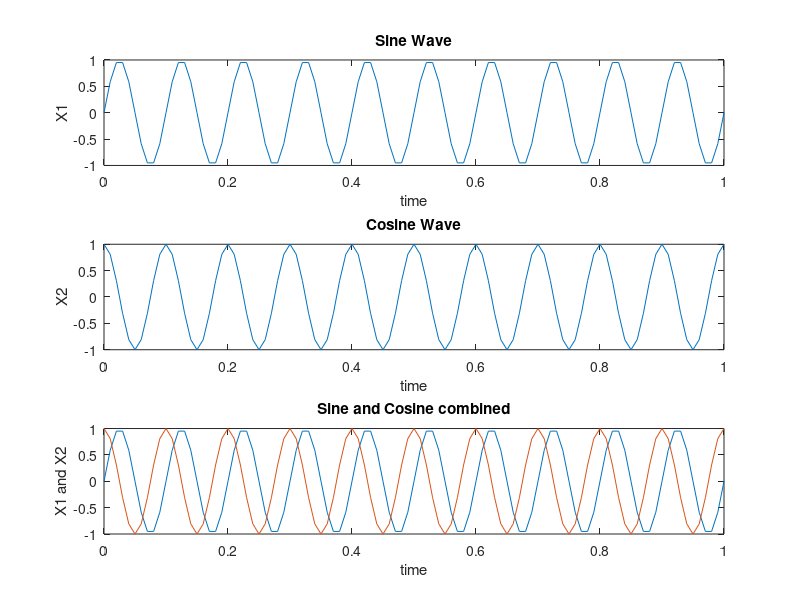

The MATLAB script that drew this image:
clear all;
f=10;
t=0:0.01:1;
X1=sin(2*pi*f*t);
X2=cos(2*pi*f*t);
subplot(3,1,1);
plot(t,X1);
xlabel('time');
ylabel('X1');
title('Sine Wave');
subplot(3,1,2);
plot(t,X2);
xlabel('time');
ylabel('X2');
title('Cosine Wave');
subplot(3,1,3);
plot(t,X1,t,X2);
xlabel('time');
ylabel('X1 and X2');
title('Sine and Cosine combined');